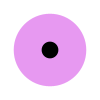
Frame 1 (no input)
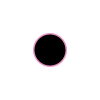
Frame 60 (the mouse pressed at the canvas centre just before this capture)
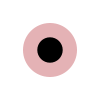
Frame 120 (the mouse held since frame 60 and released just before this capture)

The Processing sketch that drew these frames (run headless with seeded random() and noise(); from frame 60 on, the mouse is pressed at the canvas centre):

// Processing sketch: processing_136693
// ── processing_136693.pde

float eyesize[] = {60,70};
float pupil[] = {10,36};
float middle[] = {25,100,75};
float eyeColor1[] = {200,170,140};
float eyeColor2[] = {0,30,100};
float eyeColor3[] = {39,255,255};
float eyeColor4[] = {100,70,140};
float back[] = {255,40,0};
   eyeball EyeBall1;                      
  
void setup(){
   background(0);
  frameRate(10);
  size(100,100);
}
  
void draw(){
  background(random(back[0],back[2]));
EyeBall1 = new eyeball(
    random(eyesize[0],eyesize[1]),
    random(pupil[0],pupil[1]),
    random(middle[0],middle[2]),
    random(eyeColor1[0],eyeColor1[2]),
    random(eyeColor2[0],eyeColor2[2]),
    random(eyeColor3[0],eyeColor3[2]),
    random(eyeColor4[0],eyeColor4[2])
   );
  EyeBall1.run();
}
  
class eyeball{
  float eyesize;
  float pupil;
  float middle;
  float eyeColor1;
  float eyeColor2;
  float eyeColor3;
  float eyeColor4;
  eyeball(float _eyesize, float _pupil, float _middle, float _eyeColor1, float _eyeColor2, float _eyeColor3, float _eyeColor4){
  eyesize = _eyesize;
  pupil = _pupil;
  middle = _middle;
  eyeColor1 = _eyeColor1;
  eyeColor2 = _eyeColor2;
  eyeColor3 = _eyeColor3;
  eyeColor4 = _eyeColor4;
   
   
   
   
}
    
  void run(){
    display();
  }
  
void display(){
    noStroke();
    fill(255);
    pushMatrix();
    translate(width/2, height/2);
      
    // eyeeyeBall
    fill(255);
    ellipse(0, 0, eyesize, eyesize);
      
    // iris
    fill(eyeColor1,eyeColor2,eyeColor3,eyeColor4);
    ellipse(0, 0, middle, middle);  
      
    // pupil
    fill(0);
    ellipse(0, 0, pupil, pupil);  
    popMatrix();
  }
}
